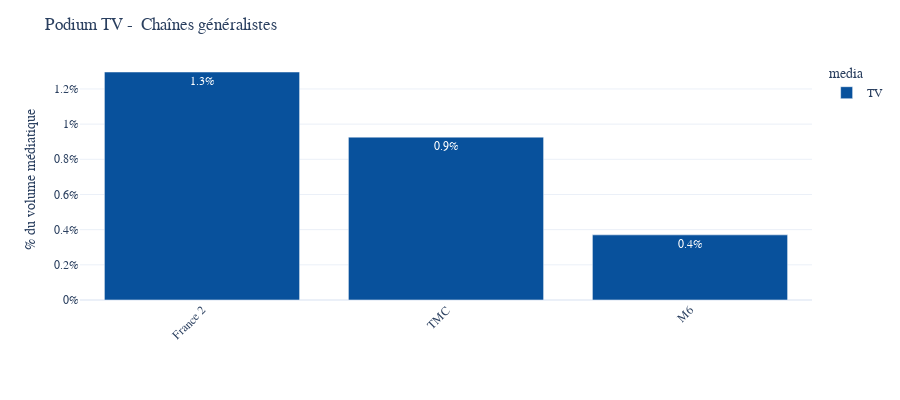

Notebook cell for this chart:
### Code cell
# Multiplier for one channel = n_mentions * 2 min / (60 minutes * 18h * n_days)
multiplier = 2 / (1 * 60 * 18 * 1)

fig = show_mentions_by_channel(data,list_of_channels=top_channels_tv_gen,n = 3,
                               method = multiplier,height = 400,text_auto = ".1%")
fig.update_layout(yaxis_tickformat='0%',
                  title = "Podium TV -  Chaînes généralistes",
                  font_family="Poppins",yaxis_title="% du volume médiatique",xaxis_title = "")
fig.update_traces(marker_color=COLOR_TV)
fig

### Figure 1 — Plotly figure (JSON) as saved in the notebook; plotly's stock layout.template omitted (floating-point values rounded to 4 significant figures)
{"data": [{"alignmentgroup": "True", "hovertemplate": "media=TV<br>channel_name=%{x}<br>count=%{y}<extra></extra>", "legendgroup": "TV", "marker": {"color": "#08519c", "pattern": {"shape": ""}}, "name": "TV", "offsetgroup": "TV", "orientation": "v", "showlegend": true, "textposition": "auto", "texttemplate": "%{y:.1%}", "x": ["France 2", "TMC", "M6"], "xaxis": "x", "y": [0.01296, 0.009259, 0.003704], "yaxis": "y", "type": "bar"}], "layout": {"xaxis": {"anchor": "y", "domain": [0, 1], "title": {"text": ""}, "categoryorder": "array", "categoryarray": ["France 2", "TMC", "M6"], "tickangle": -45}, "yaxis": {"anchor": "x", "domain": [0, 1], "title": {"text": "% du volume médiatique"}, "tickformat": "0%"}, "legend": {"title": {"text": "media"}, "tracegroupgap": 0}, "margin": {"t": 60, "b": 100}, "barmode": "relative", "height": 400, "font": {"family": "Poppins"}, "title": {"text": "Podium TV -  Chaînes généralistes"}}}
